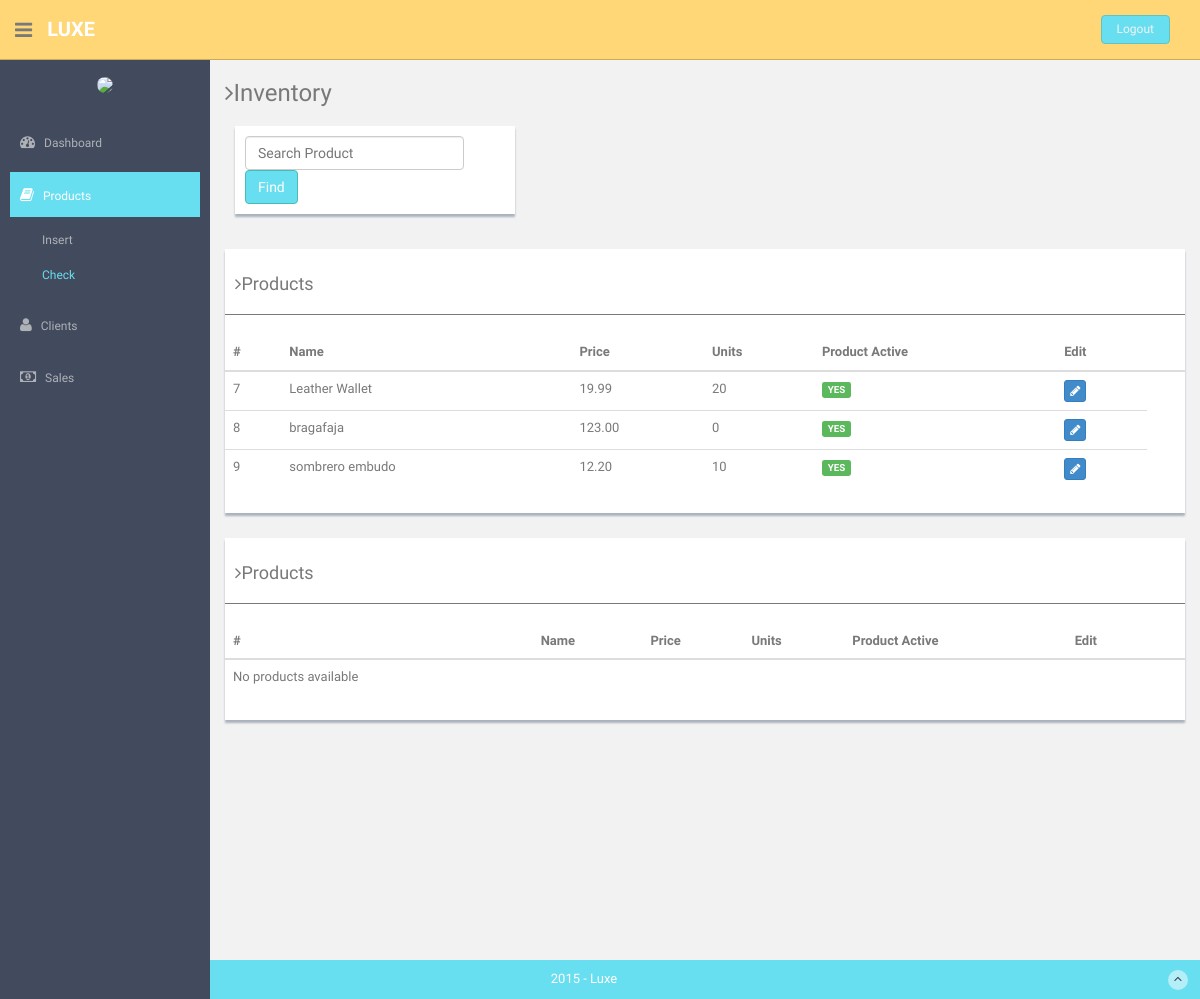
/inventory.php (signed in), run on an earlier commit of the app's database.
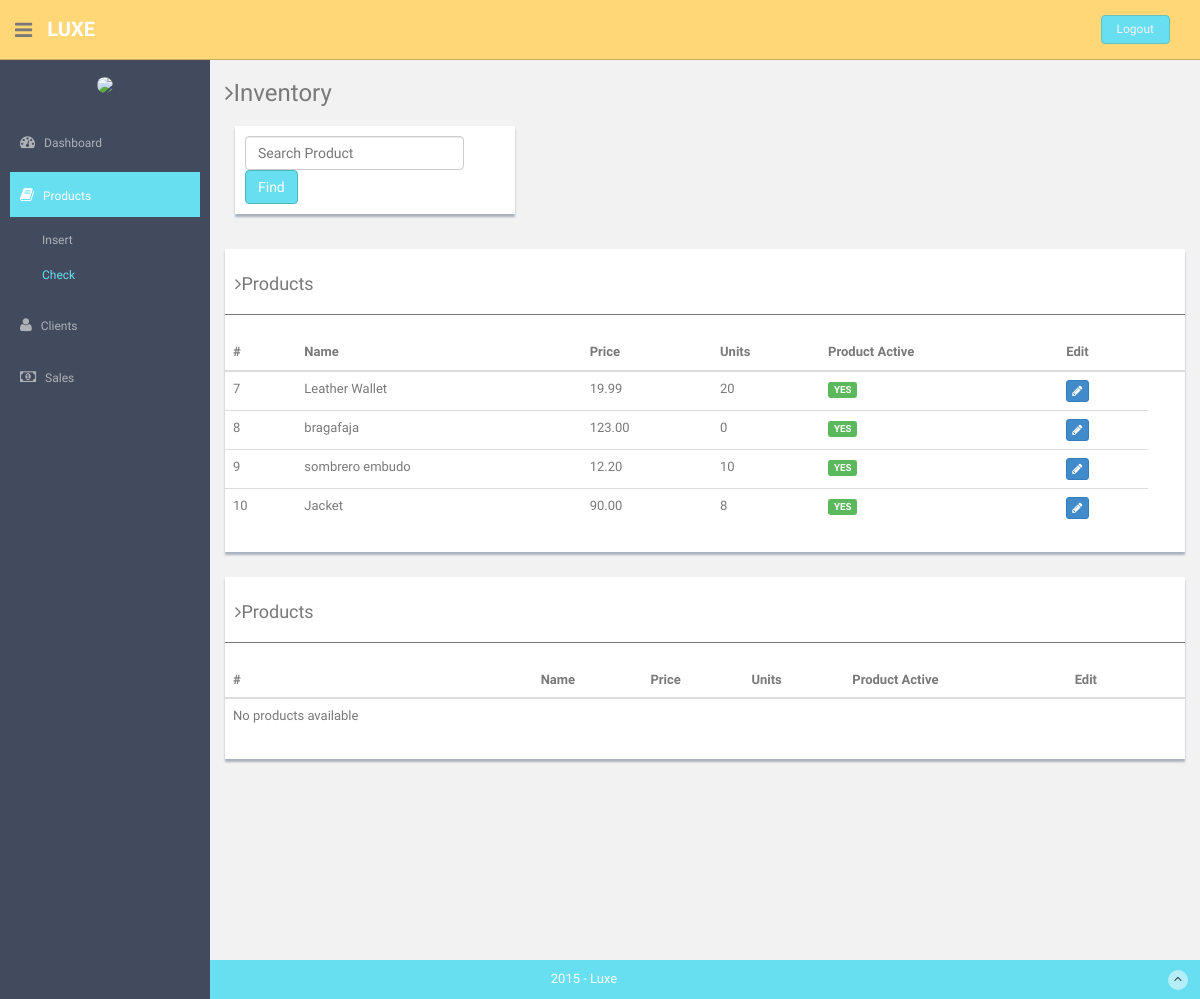
And on a later commit of the database.
### tables this page shows
CREATE TABLE `Products` (
`ProdId` int(4) NOT NULL,
  `ProdName` varchar(20) NOT NULL,
  `ProdPrice` decimal(6,2) NOT NULL,
  `ProdUnits` int(2) NOT NULL,
  `ProdActive` enum('YES','NO') NOT NULL DEFAULT 'YES'
);

### functions.php (called while the page is built, shortened)
<?php
	function viewActiveProducts(){
	      $db = Database::connect();
	      $db->setAttribute(PDO::ATTR_ERRMODE, PDO::ERRMODE_EXCEPTION);
	      $stmt = $db->query('select * from Products where ProdActive = "YES";');
         return $stmt;
	}
?>

### inventory.php (the view, shortened to what the changed rows need)
<?php require_once 'functions.php';?>
<!DOCTYPE html>
<html lang="en">
  <head>
    <link href="assets/css/bootstrap.css" rel="stylesheet">
    <link href="assets/font-awesome/css/font-awesome.css" rel="stylesheet" />
    <link href="assets/css/style.css" rel="stylesheet">
    <link href="assets/css/style-responsive.css" rel="stylesheet">
  </head>
  <body>
  <section id="container" >
      <section id="main-content">
          <section class="wrapper site-min-height">
          	<div class="row mt">
          		<div class="col-md-12">
	                  	  <div class="content-panel">
		                      <table class="table table-hover">
                              <thead>
                                 <tr>
                                    <th>#</th>
                                    <th>Name</th>
                                    <th>Price</th>
                                    <th>Units</th>
												<th>Product Active</th>
												<th>Edit</th>
												<th></th>
                                 </tr>
                              </thead>
                              <tbody>
                                 <?php
                                    $results = viewActiveProducts();
                                    if($results -> rowCount()<=0){
                                       echo '<tr><td>No products available</td></tr>';
                                    }else{
                                       foreach ($results as $row) {
                                          echo '<tr>';
                                          echo '<td>'. $row['ProdId'] . '</td>';
                                          echo '<td>'. $row['ProdName'].'</td>';
                                          echo '<td>'. $row['ProdPrice'].'</td>';
                                          echo '<td>'. $row['ProdUnits'].'</td>';
														echo '<td><span class="label label-success">'.$row['ProdActive'].'</span></td>';
                                          echo '<td>
                                               <a href="editProduct.php?id='.$row['ProdId'].'" class="btn btn-primary btn-xs"><i class="fa fa-pencil"></i></a>
                                               </td>';
                                          echo '</tr>';
                                       }
                                    }
                                 ?>
                              </tbody>
                            </table>
	                  	  </div>
	                  </div>
		          		<div class="col-md-12 mt">
			                  	  <div class="content-panel">
				                      <table class="table">
		                              <thead>
		                                 <tr>
		                                    <th>#</th>
		                                    <th>Name</th>
		                                    <th>Price</th>
		                                    <th>Units</th>
														<th>Product Active</th>
														<th>Edit</th>
														<th></th>
		                                 </tr>
		                              </thead>
		                            </table>
			                  	  </div>
			                  </div>
          	</div>
		</section>
      </section>
  </section>
  </body>
</html>

What changed in the data, as far as the page shows it:
added products: ProdId "10", ProdName "Jacket", ProdPrice "90.00", ProdUnits "8", ProdActive "YES"
